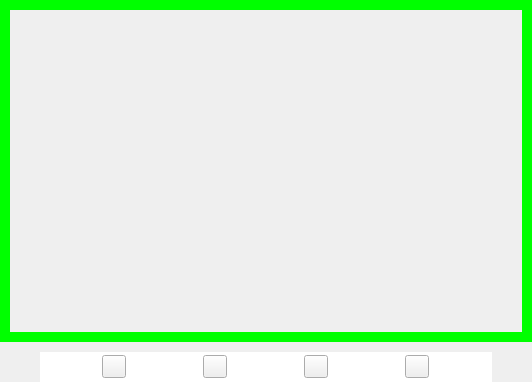
<?xml version="1.0" encoding="UTF-8"?>
<ui version="4.0">
 <class>BorderWidgetEx</class>
 <widget class="QWidget" name="BorderWidgetEx">
  <property name="geometry">
   <rect>
    <x>0</x>
    <y>0</y>
    <width>532</width>
    <height>382</height>
   </rect>
  </property>
  <property name="windowTitle">
   <string>Form</string>
  </property>
  <layout class="QVBoxLayout" name="verticalLayout">
   <property name="spacing">
    <number>10</number>
   </property>
   <property name="leftMargin">
    <number>0</number>
   </property>
   <property name="topMargin">
    <number>0</number>
   </property>
   <property name="rightMargin">
    <number>0</number>
   </property>
   <property name="bottomMargin">
    <number>0</number>
   </property>
   <item>
    <widget class="QWidget" name="widget_border" native="true">
     <property name="sizePolicy">
      <sizepolicy hsizetype="Preferred" vsizetype="Expanding">
       <horstretch>0</horstretch>
       <verstretch>0</verstretch>
      </sizepolicy>
     </property>
     <property name="styleSheet">
      <string notr="true">#widget_border{
border:10px solid #00ff00;
background:transparent;
}</string>
     </property>
    </widget>
   </item>
   <item>
    <layout class="QHBoxLayout" name="horizontalLayout_2">
     <item>
      <spacer name="horizontalSpacer">
       <property name="orientation">
        <enum>Qt::Horizontal</enum>
       </property>
       <property name="sizeType">
        <enum>QSizePolicy::Preferred</enum>
       </property>
       <property name="sizeHint" stdset="0">
        <size>
         <width>40</width>
         <height>20</height>
        </size>
       </property>
      </spacer>
     </item>
     <item>
      <widget class="QWidget" name="widget_button_container" native="true">
       <property name="minimumSize">
        <size>
         <width>0</width>
         <height>30</height>
        </size>
       </property>
       <property name="maximumSize">
        <size>
         <width>16777215</width>
         <height>30</height>
        </size>
       </property>
       <property name="styleSheet">
        <string notr="true">#widget_button_container{
background-color:#fff;
}</string>
       </property>
       <layout class="QHBoxLayout" name="horizontalLayout">
        <property name="spacing">
         <number>15</number>
        </property>
        <property name="leftMargin">
         <number>0</number>
        </property>
        <property name="topMargin">
         <number>0</number>
        </property>
        <property name="rightMargin">
         <number>0</number>
        </property>
        <property name="bottomMargin">
         <number>0</number>
        </property>
        <item>
         <widget class="QToolButton" name="toolButton">
          <property name="text">
           <string/>
          </property>
         </widget>
        </item>
        <item>
         <widget class="QToolButton" name="toolButton_2">
          <property name="text">
           <string/>
          </property>
         </widget>
        </item>
        <item>
         <widget class="QToolButton" name="toolButton_3">
          <property name="text">
           <string/>
          </property>
         </widget>
        </item>
        <item>
         <widget class="QToolButton" name="toolButton_4">
          <property name="text">
           <string/>
          </property>
         </widget>
        </item>
       </layout>
      </widget>
     </item>
     <item>
      <spacer name="horizontalSpacer_2">
       <property name="orientation">
        <enum>Qt::Horizontal</enum>
       </property>
       <property name="sizeType">
        <enum>QSizePolicy::Preferred</enum>
       </property>
       <property name="sizeHint" stdset="0">
        <size>
         <width>40</width>
         <height>20</height>
        </size>
       </property>
      </spacer>
     </item>
    </layout>
   </item>
  </layout>
 </widget>
 <resources/>
 <connections/>
</ui>
